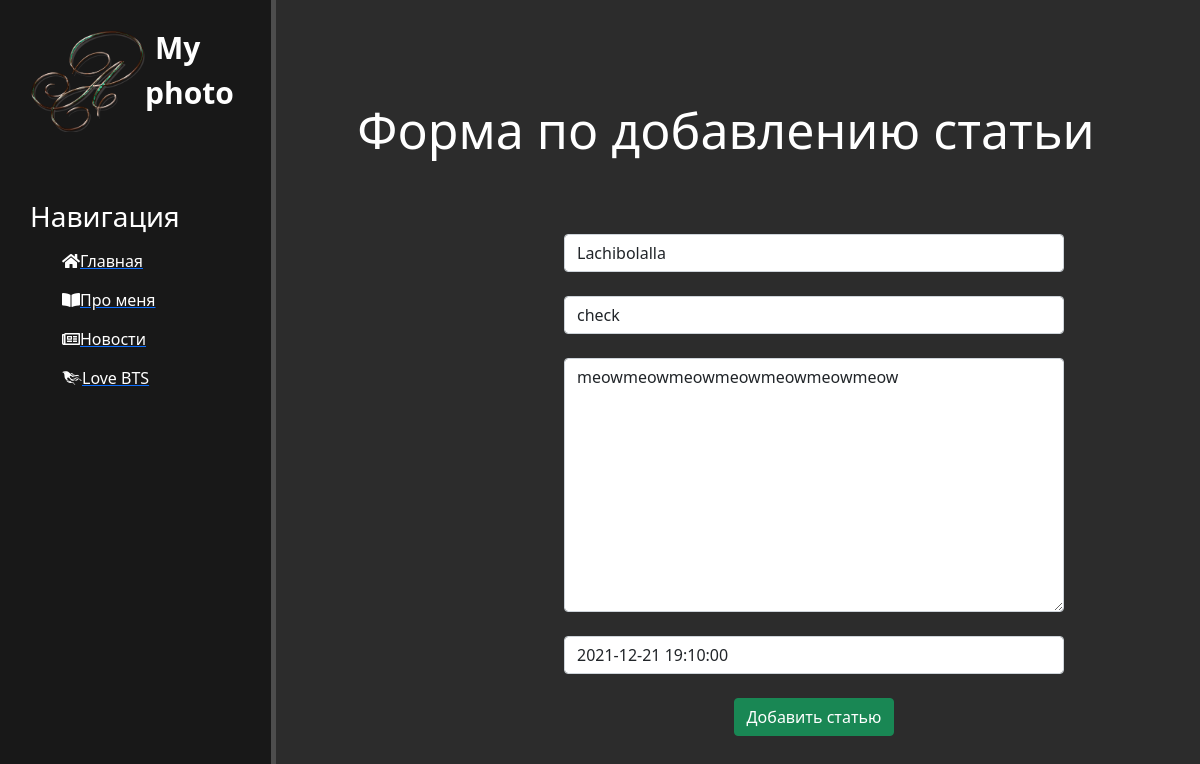
The page /news/11/update on the database its author committed.
### news/models.py (models this page shows, shortened)
class Articles (models.Model):
    title = models.CharField('Название', max_length=50)
    anons = models.CharField('Анонс', max_length=250)
    full_text = models.TextField('Статья')
    date = models.DateTimeField('Дата публикации')
    class Meta:
        verbose_name = 'Новость'
        verbose_name_plural = 'Новости'

### news/views.py (the view)
# urls.py: path('<int:pk>/update', views.NewsUpdateView.as_view(), name='news_update'),
class NewsUpdateView(UpdateView):
    model = Articles
    template_name = 'news/create.html'
    form_class = ArticlesForm

### news/forms.py
class ArticlesForm(ModelForm):
    class Meta:
        model = Articles
        fields = ['title', 'anons', 'full_text', 'date']
        widgets = {
            "title": TextInput (attrs={
                'class': 'form-control',
                'placeholder': 'Название статьи'
            }),
            "anons": TextInput(attrs={
                'class': 'form-control',
                'placeholder': 'Анонс статьи'
            }),
            "date": DateTimeInput(attrs={
                'class': 'form-control',
                'placeholder': 'Дата публикации'
            }),
            "full_text": Textarea(attrs={
                'class': 'form-control',
                'placeholder': 'Текст статьи'
            })
        }

### news/templates/news/create.html (shortened to what this page needs)
{% load static %}
<!doctype html>
<html lang="en">
<head>
    <link rel='stylesheet' href = 'https://cdn.jsdelivr.net/npm/bootstrap@5.1.3/dist/css/bootstrap.min.css'>
    <link rel='stylesheet' href = '{% static "main/css/main.css" %}'>
    <link rel='stylesheet' href= 'https://use.fontawesome.com/releases/v5.8.2/css/all.css' >
</head>
<body>
    <aside>
        <img src='{% static "main/img/Ya.png" %}' alt="Лого">
        <span class="logo">My photo</span>
        <h3>Навигация</h3>
        <ul>
            <a href='{% url "home" %}'><li><i class="fas fa-home"></i>Главная</li></a>
            <a href='{% url "about" %}'><li><i class="fas fa-book-open"></i>Про меня</li></a>
            <a href='{% url "news_home" %}'><li><i class="far fa-newspaper"></i>Новости</li></a>
            <a href='{% url "bts" %}'><li><i class="fab fa-phoenix-framework"></i>Love BTS</li></a>
        </ul>
    </aside>
    <main>
        <div class="features">
            <h1>Форма по добавлению статьи</h1>
            <form method="post">
                {% csrf_token %} <br>
                {{ form.title }} <br>
                {{ form.anons }} <br>
                {{ form.full_text }} <br>
                {{ form.date }} <br>
                <button class="btn btn-success" type="submit">Добавить статью</button>
            </form>
        </div>
    </main>
</body>
</html>

### main/static/main/css/main.css (style rules this page uses)
body { background: #2c2c2c; }
aside { float: left; background: #181818; width: 23%; padding: 2.5%; height: 100vh; color: #fff; border-right: 5px solid #4d4d4d; }
aside img { width: 115px; float: left; }
aside .logo { font-size: 30px; margin-left: 10px; font-weight: bold; position: relative; top: -5px; }
aside h3 { margin-top: 80px; font-size: 28px; }
aside ul { list-style: none }
aside ul li { color: #fff; display: block; margin-top: 15px; transition: transform .6s ease; }
main .features { float: left; color: white; margin-top: 100px; text-align: center; width: 75%; }
main .features h1 { font-size: 50px; }
form { margin-left: 32%; width: 500px; margin-top: 50px; }

### rows shown on the page
Articles: title "Lachibolalla", anons "check", full_text "meowmeowmeowmeowmeowmeowmeow", date "2021-12-21 19:10:00"
